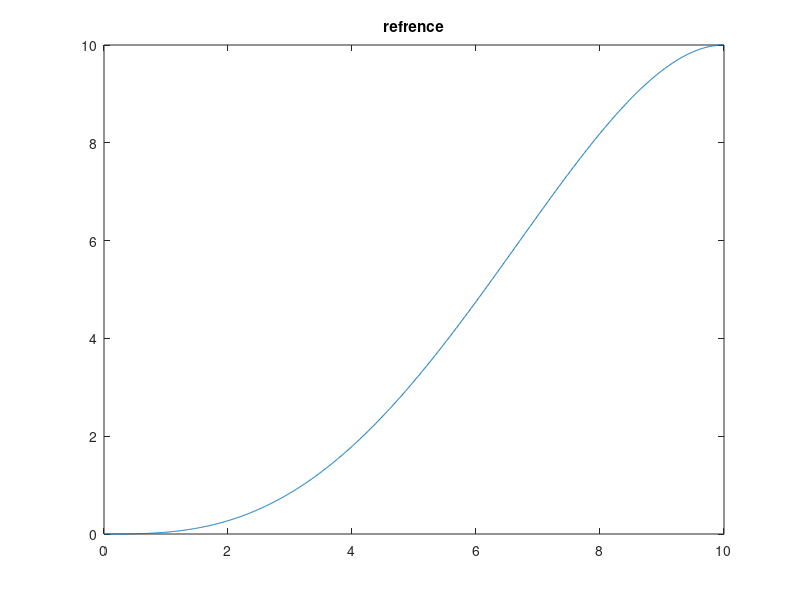
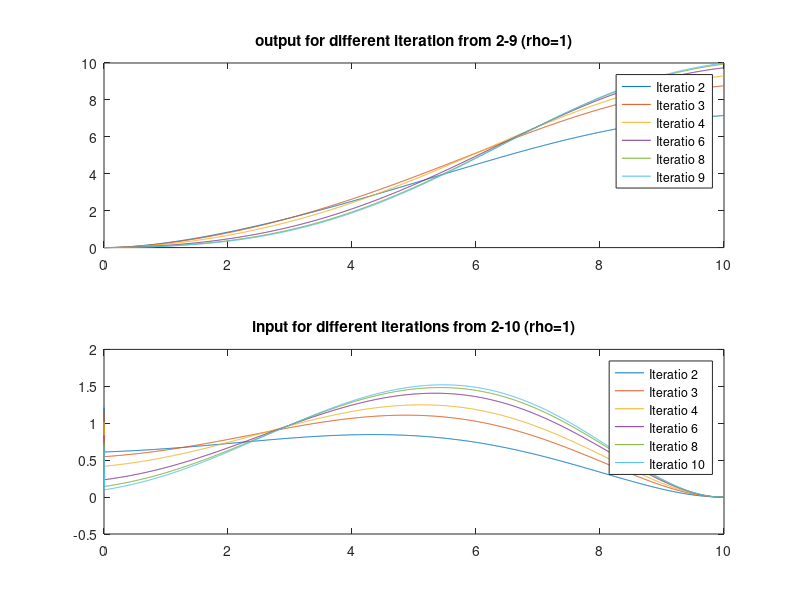
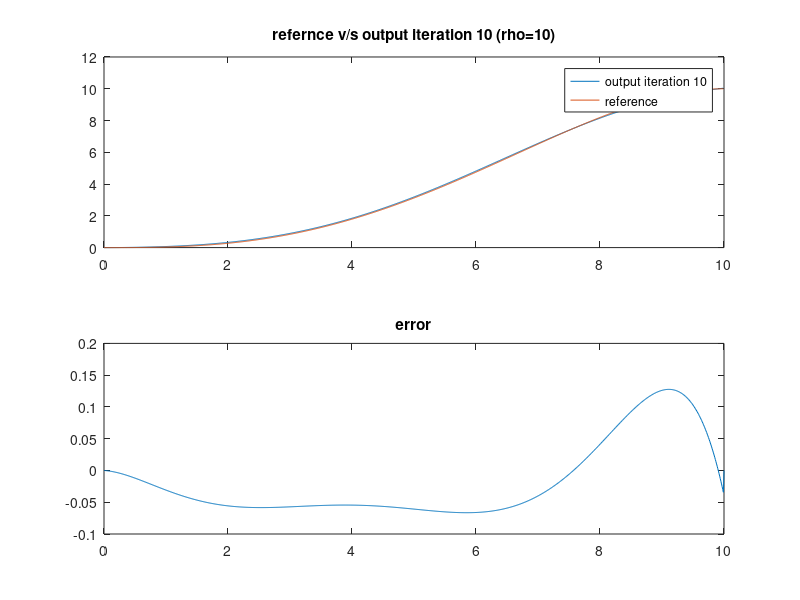

Source code (MATLAB) for these figures, in order:
clear all;
% ---- Define System
v=0.8;
l=0.8;
m=1.5;
h=0.01;
R=10;
A=[0 1;(v*h/(m*(l^2)))-1 2-(v*h/(m*(l^2)))];
B=[0;(h^2)/(m*l^2)];
C=[0 1];

% ---- Trajectory
t_st=(0:0.01:10);
l=length(t_st);
for i=0:l-1
   r(i+1)=t_st(i+1)^3*(4-0.3*t_st(i+1))*0.01;
end
figure(1)
plot(t_st,r);title('refrence')

% ---- Solve the riccati equation backwards
K(:,:,1001)=zeros(2,2); % K(N)
G(1001,:)=zeros(1,2); % Gain
for t=1:1000
   K(:,:,1001-t)=A'*K(:,:,1001-t+1)*A + C'*C - A'*K(:,:,1001-t+1)*B*inv(B'*K(:,:,1001-t+1)*B + R)*B'*K(:,:,1001-t+1)*A;
   G(1001-t,:) = inv(B'*K(:,:,1001-t)*B+R)*B'*K(:,:,1001-t)*A; % Gain
end

% ---- Intialize
e=zeros(1,1001); % initial error
u=zeros(1,1000); % intialize input for previous trial
u(1)=0.6;
x(:,1)=zeros(2,1); % initial current position
u_k(1,1)=0.6; % intial current input
x1(:,1001)=zeros(2,1); % initialize states for previous trial

% ---- Run for 10 iterations
for k=1:10
   % ---- Solving eta backwards
   eta(:,1001)=zeros(2,1); % eta(N)
   for m=1:1000
      eta(:,1001-m) = inv(eye(2,2) + (K(:,:,1001-m) * B * (1/R) * B'))* ...
         (A'* eta(:,1001-m+1) + C' * e(1001-m+1));
   end
   for t=1:1000
      % ---- Update
      u_k(k,t) = u(t) - (G(t,:) * (x(:,t)-x1(:,t))) + ((1/R) * B' * eta(:,t)); % Input
      x(:,t+1) = A*x(:,t) + B*u_k(k,t); % States
      y(k,t)=C*x(:,t); % Output
      e(t)=r(t)-y(k,t); % Store Error
      x1(:,t)=x(:,t); % Store states for next trial
      u(t)=u_k(k,t); % Store input for next trial
   end
   x1(:,t+1)=x(:,t+1);
end
%% plot
figure(2);
subplot(2,1,1)% ---- output
plot(t_st(1:end-1), y(2,:), t_st(1:end-1), y(3,:), t_st(1:end-1), y(4,:), t_st(1:end-1), y(6,:), t_st(1:end-1), y(8,:), t_st(1:end-1), y(9,:));title('output for different iteration from 2-9 (rho=1)');legend('Iteratio 2','Iteratio 3','Iteratio 4','Iteratio 6','Iteratio 8','Iteratio 9');
subplot(2,1,2) % ---- input
plot(t_st(1:end-1), u_k(2,:), t_st(1:end-1), u_k(3,:), t_st(1:end-1), u_k(4,:), t_st(1:end-1), u_k(6,:), t_st(1:end-1), u_k(8,:), t_st(1:end-1), u_k(10,:));title('input for different iterations from 2-10 (rho=1)');legend('Iteratio 2','Iteratio 3','Iteratio 4','Iteratio 6','Iteratio 8','Iteratio 10')
figure(3)
subplot(2,1,1) % ---- output iteration 10 vs reference
plot(t_st(1:end-1), y(10,:), t_st(1:end-1), r(1:end-1));title('refernce v/s output iteration 10 (rho=10)');legend('output iteration 10','reference')
subplot(2,1,2) % ---- error
plot(t_st, e);title('error')